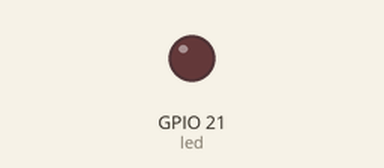
Bench run of a program on a simulated ESP32 board running MicroPython. On the bench: output pins drawn as LEDs (lit = HIGH). Wiring (from the project's diagram.json): red LED on GPIO 21. At 48.0 s the program stops and its outputs stay as they are.

Above: at 0.1 s.
At 32.6 s:
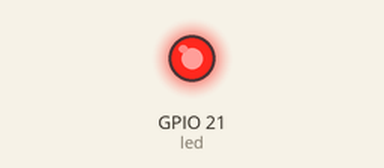
Timing chart, 0 to 40.0 s (numbered marks = the images above):
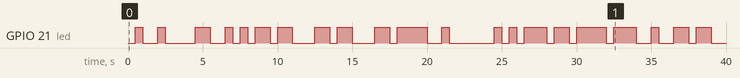

Measured:
- by itself, GPIO 21 (led): LOW → HIGH at 0.50 s, → LOW 0.50 s later, → HIGH 1.0 s later, → LOW 0.50 s later, … (42 changes in this stretch)

The program:

main.py
```python
from machine import Pin
from utime import sleep

def getMessage():
    # used to simualte recieving a message from another server
    return "Hello World!"

def toBinary(inputString):
    binaryString = ''
    for char in inputString:
        binaryString += '{0:08b}'.format(ord(char))
    return binaryString.strip()


led = Pin(21, Pin.OUT)

for state in toBinary(getMessage()):
    if state == '1':
        led.on()
    else:
        led.off()
    sleep(0.5)
```
